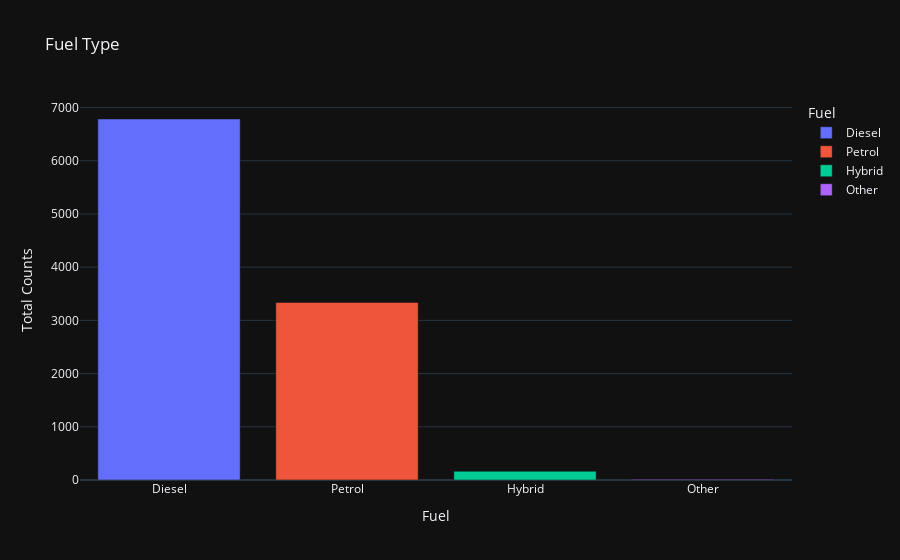

Here is the notebook cell this chart was saved with:
### Code cell
fuel=px.bar(data_frame=a,x=a.index,y=a.values,color=a.index,template="plotly_dark"
            , labels={'y': 'Total Counts','index':"Fuel"},title="Fuel Type")
fuel

### Figure 1 — Plotly figure (JSON) as saved in the notebook; plotly's stock layout.template omitted (floating-point values rounded to 4 significant figures)
{"data": [{"alignmentgroup": "True", "hovertemplate": "Fuel=%{x}<br>Total Counts=%{y}<extra></extra>", "legendgroup": "Diesel", "marker": {"color": "#636efa", "pattern": {"shape": ""}}, "name": "Diesel", "offsetgroup": "Diesel", "orientation": "v", "showlegend": true, "textposition": "auto", "type": "bar", "x": ["Diesel"], "xaxis": "x", "y": [6785], "yaxis": "y"}, {"alignmentgroup": "True", "hovertemplate": "Fuel=%{x}<br>Total Counts=%{y}<extra></extra>", "legendgroup": "Petrol", "marker": {"color": "#EF553B", "pattern": {"shape": ""}}, "name": "Petrol", "offsetgroup": "Petrol", "orientation": "v", "showlegend": true, "textposition": "auto", "type": "bar", "x": ["Petrol"], "xaxis": "x", "y": [3337], "yaxis": "y"}, {"alignmentgroup": "True", "hovertemplate": "Fuel=%{x}<br>Total Counts=%{y}<extra></extra>", "legendgroup": "Hybrid", "marker": {"color": "#00cc96", "pattern": {"shape": ""}}, "name": "Hybrid", "offsetgroup": "Hybrid", "orientation": "v", "showlegend": true, "textposition": "auto", "type": "bar", "x": ["Hybrid"], "xaxis": "x", "y": [165], "yaxis": "y"}, {"alignmentgroup": "True", "hovertemplate": "Fuel=%{x}<br>Total Counts=%{y}<extra></extra>", "legendgroup": "Other", "marker": {"color": "#ab63fa", "pattern": {"shape": ""}}, "name": "Other", "offsetgroup": "Other", "orientation": "v", "showlegend": true, "textposition": "auto", "type": "bar", "x": ["Other"], "xaxis": "x", "y": [15], "yaxis": "y"}], "layout": {"barmode": "relative", "legend": {"title": {"text": "Fuel"}, "tracegroupgap": 0}, "title": {"text": "Fuel Type"}, "xaxis": {"anchor": "y", "categoryarray": ["Diesel", "Petrol", "Hybrid", "Other"], "categoryorder": "array", "domain": [0, 1], "title": {"text": "Fuel"}}, "yaxis": {"anchor": "x", "domain": [0, 1], "title": {"text": "Total Counts"}}}}
